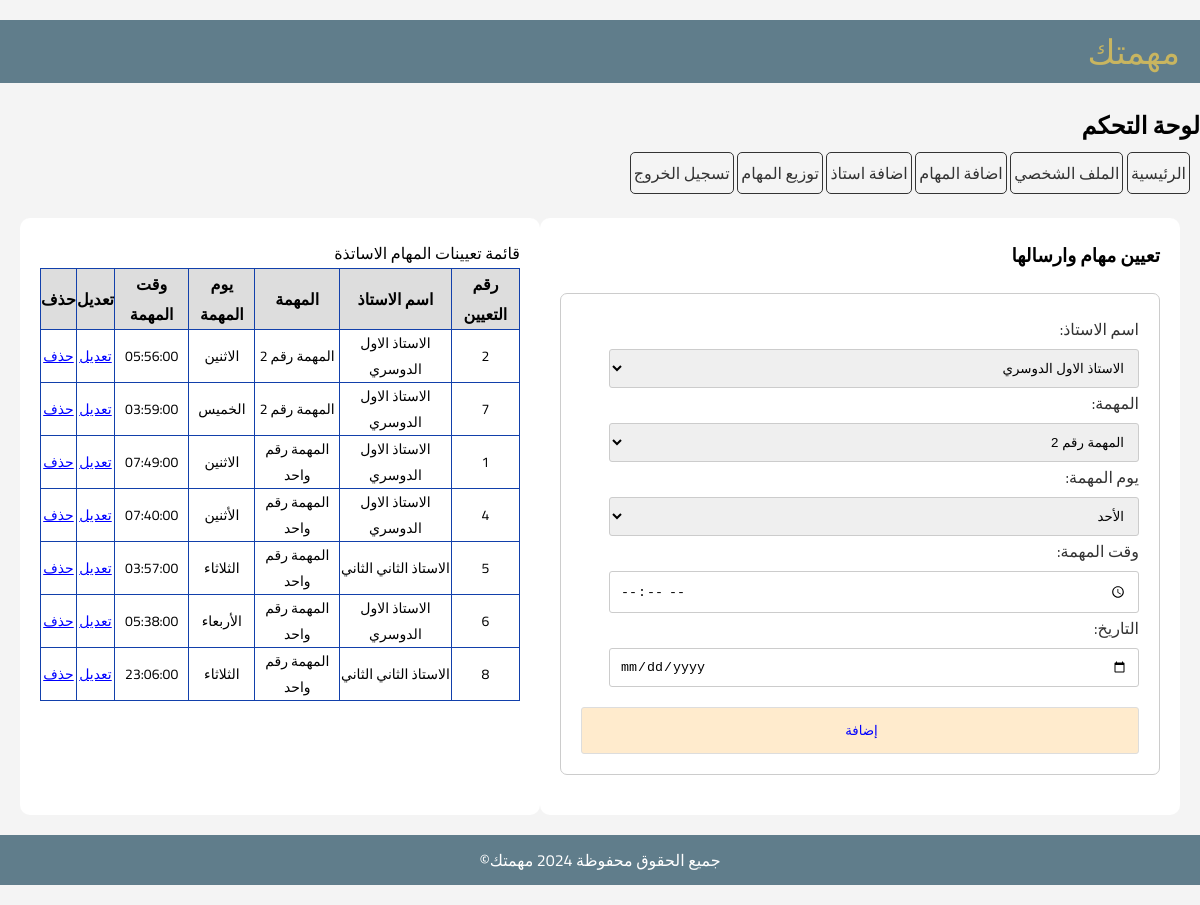
Page /taskcom.php (signed in) on the committed database.
### tables this page shows
CREATE TABLE `teacher_lesson_assignment` (
  `assignment_id` int(11) NOT NULL,
  `teacher_id` int(11) DEFAULT NULL,
  `lesson_id` int(11) DEFAULT NULL,
  `day_of_week` varchar(20) NOT NULL,
  `lesson_time` time NOT NULL,
  `lesson_date` date NOT NULL DEFAULT current_timestamp(),
  `lesson_status` varchar(30) NOT NULL DEFAULT 'تاكيد الحضور',
  `Confirm` varchar(5) NOT NULL DEFAULT 'غائب'
);

CREATE TABLE `lessons` (
  `lesson_id` int(11) NOT NULL,
  `lesson_name` varchar(100) NOT NULL,
  `lesson_day_of_week` varchar(20) NOT NULL,
  `lesson_time` time NOT NULL,
  `task_date` date NOT NULL DEFAULT current_timestamp()
);

### taskcom.php (the view, shortened to what this page needs)
<!DOCTYPE html>
<html lang="ar">
<head>
</head>
<body>
<div class="container">
    <?php include 'nav.php'; ?>
    <main>
        <section class="widgets">
            <div class="widget">
                <h3>تعيين مهام وارسالها </h3>
                <form action="teacher_lesson_assignment.php" method="post">
                <label for="teacher_id">اسم الاستاذ:</label>
<select id="teacher_id" name="teacher_id" required>
    <?php
    include "connect.php";
    $query = "SELECT teacher_id, CONCAT(first_name, ' ', last_name) AS teacher_name FROM teachers";
    $result = mysqli_query($conn, $query);
    if (mysqli_num_rows($result) > 0) {
        while ($row = mysqli_fetch_assoc($result)) {
            echo "<option value='" . $row['teacher_id'] . "'>" . $row['teacher_name'] . "</option>";
        }
    } else {
        echo "<option value='' disabled>No teachers available</option>";
    }
    ?>
</select>
<label for="lesson_id">المهمة:</label>
<select id="lesson_id" name="lesson_id" required>
    <?php
    include "connect.php";
    $query = "SELECT lesson_id, lesson_name FROM lessons";
    $result = mysqli_query($conn, $query);
    if (mysqli_num_rows($result) > 0) {
        while ($row = mysqli_fetch_assoc($result)) {
            echo "<option value='" . $row['lesson_id'] . "'>" . $row['lesson_name'] . "</option>";
        }
    } else {
        echo "<option value='' disabled>No lessons available</option>";
    }
    ?>
</select>
<label for="day_of_week">يوم  المهمة:</label>
<select id="day_of_week" name="day_of_week" required>
    <option value="الأحد">الأحد</option>
</select>
                    <label for="lesson_time">وقت المهمة:</label>
                    <input type="time" id="lesson_time" name="lesson_time" required>
                    <label for="lesson_time">التاريخ:</label>
                    <input type="date" id="lesson_date" name="lesson_date" required>
                    <input type="submit" value="إضافة " class="button">
                </form>
            </div>
        </section>
        <section class="widgets">
    <div class="widget">
        <p>قائمة تعيينات المهام الاساتذة</p>
        <?php
include "connect.php";
$query = "SELECT
            l.lesson_id, l.lesson_name,
            CONCAT(t.first_name, ' ', t.last_name) AS teacher_name,
            tla.teacher_id,
            tla.day_of_week,
            tla.lesson_time,
            tla.assignment_id
          FROM
            teacher_lesson_assignment tla
          INNER JOIN
            lessons l ON tla.lesson_id = l.lesson_id
          INNER JOIN
            teachers t ON tla.teacher_id = t.teacher_id";
$result = mysqli_query($conn, $query);
if (mysqli_num_rows($result) > 0) {
    ?>
    <table>
        <tr>
            <th>رقم التعيين</th>
            <th>اسم الاستاذ</th>
            <th>المهمة</th>
            <th>يوم المهمة</th>
            <th>وقت المهمة</th>
            <th>تعديل</th>
            <th>حذف</th>
        </tr>
        <?php
        while ($row = mysqli_fetch_assoc($result)) {
            echo "<tr>";
            echo "<td>" . $row['assignment_id'] . "</td>";
            echo "<td>" . $row['teacher_name'] . "</td>";
            echo "<td>" . $row['lesson_name'] . "</td>";
            echo "<td>" . $row['day_of_week'] . "</td>";
            echo "<td>" . $row['lesson_time'] . "</td>";
            echo "<td><a href='edit_teacher_lesson_assignment.php?id=" . $row['assignment_id'] . "'>تعديل</a></td>";
            echo "<td><a href='delete_teacher_lesson_assignment.php?id=" . $row['assignment_id'] . "' onclick='return confirm(\"هل تريد حذف التعيين؟\")'>حذف</a></td>";
            echo "</tr>";
        }
        ?>
    </table>
    <?php
} else {
    echo "لا توجد بيانات لعرضها.";
}
?>
</main>
        <footer>
            <p>جميع الحقوق محفوظة  2024 مهمتك&copy; </p>
        </footer>
    </div>
</body>
</html>

### nav.php
<header>
       <span>مهمتك </span>
       </header>
       <nav>
       <h1>لوحة التحكم</h1>
           <ul>
               <li><a href="dashboard.php">الرئيسية</a></li>
               <li><a href="admin_profile.php">الملف الشخصي</a></li>
               <li><a href="task.php">اضافة المهام</a></li>
               <li><a href="teacher.php">اضافة استاذ</a></li>
               <li><a href="taskcom.php">توزيع المهام </a></li>
               <li><a href="logout.php">تسجيل الخروج</a></li>
           </ul>
       </nav>

### taskcom.php (style rules this page uses)
* { box-sizing: border-box; margin: 0; padding: 0; }
body { font-family: 'Cairo', Tahoma, Geneva, Verdana, sans-serif; direction: rtl; text-align: right; background-color: #f4f4f4; }
.container { margin: 20px auto; }
header { background-color: rgba(96, 125, 139, 1); color: #fff; margin: 20px auto; -text-align: center; }
nav ul { list-style-type: none; padding: 10px; }
nav ul li { display: inline-block; margin-right: 0px; }
nav ul li a { text-decoration: none; color: #333; padding: 5px 3px; border: 1px solid #333; border-radius: 5px; }
main { display: flex; padding: 20px; }
.widgets { flex: 1; padding: 20px; background-color: #fff; border-radius: 10px; margin-right: 0px; }
.widget { margin-bottom: 20px; -width: 30px; }
footer { background-color: rgba(96, 125, 139, 1); color: #fff; padding: 10px 20px; text-align: center; }
span { color: #C8B560; font-size: 34px; border-radius: 5px; text-align: right; background-color: rgba(96, 125, 139, 1); width: 100%; margin-right: 20px; }
form { width: 600px; margin: 20px auto; padding: 20px; background-color: #fff; border: 1px solid #ccc; border-radius: 7px; }
form label { display: block; margin-bottom: 5px; color: #333; text-align: right; }
form input[type="text"], form input[type="email"], form input[type="time"], form input[type="date"], form input[type="password"] ,select { width: 95%; padding: 10px; border: 1px solid #ccc; border-radius: 3px; }
.button[type="submit"] { margin-top: 20px; width: 100%; padding: 10px; background-color: blanchedalmond; color: blue; border: 1px solid #ddd; border-radius: 3px; cursor: pointer; font-family: 'Cairo'; }
table { border-collapse: collapse; width: 100%; text-align: center; font-family: 'Cairo'; font-size: 16px; border-radius: 3px; border: 1px solid #1240ab; }
th { background-color: #ddd; text-align: center; font-weight: bold; border: 1px solid #1240ab; }
td { font-size: 14px; border: 1px solid #1240ab; }
a { color: blue; }

### rows in the picture
teacher_lesson_assignment: assignment_id "2", teacher_name "الاستاذ الاول الدوسري", lesson.lesson_name "المهمة رقم 2", day_of_week "الاثنين", lesson_time "05:56:00"
teacher_lesson_assignment: assignment_id "7", teacher_name "الاستاذ الاول الدوسري", lesson.lesson_name "المهمة رقم 2", day_of_week "الخميس", lesson_time "03:59:00"
teacher_lesson_assignment: assignment_id "1", teacher_name "الاستاذ الاول الدوسري", lesson.lesson_name "المهمة رقم واحد", day_of_week "الاثنين", lesson_time "07:49:00"
teacher_lesson_assignment: assignment_id "4", teacher_name "الاستاذ الاول الدوسري", lesson.lesson_name "المهمة رقم واحد", day_of_week "الأثنين", lesson_time "07:40:00"
teacher_lesson_assignment: assignment_id "5", teacher_name "الاستاذ الثاني الثاني", lesson.lesson_name "المهمة رقم واحد", day_of_week "الثلاثاء", lesson_time "03:57:00"
teacher_lesson_assignment: assignment_id "6", teacher_name "الاستاذ الاول الدوسري", lesson.lesson_name "المهمة رقم واحد", day_of_week "الأربعاء", lesson_time "05:38:00"
teacher_lesson_assignment: assignment_id "8", teacher_name "الاستاذ الثاني الثاني", lesson.lesson_name "المهمة رقم واحد", day_of_week "الثلاثاء", lesson_time "23:06:00"

### other values in the picture
form field teacher_id "الاستاذ الاول الدوسري"
form field lesson_id "المهمة رقم 2"
